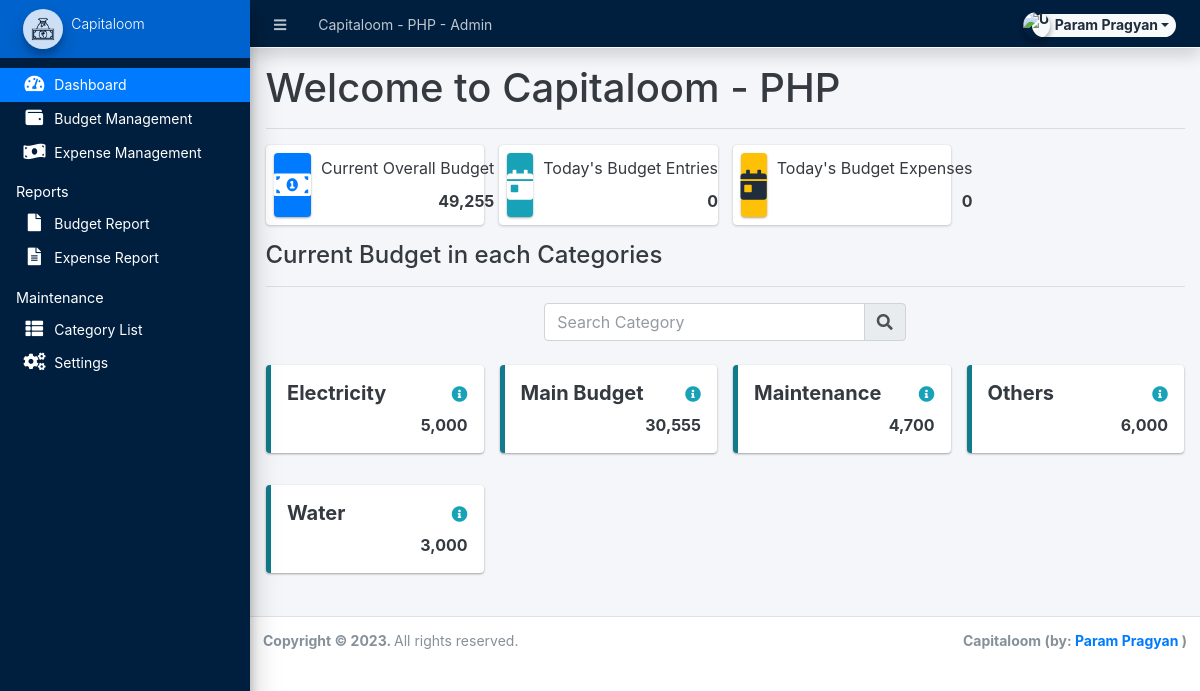
/admin/index.php (signed in), run on the app's committed database.
### tables this page shows
CREATE TABLE `categories` (
  `id` int(30) NOT NULL,
  `category` varchar(250) NOT NULL,
  `description` text DEFAULT NULL,
  `status` tinyint(1) NOT NULL DEFAULT 1,
  `balance` float NOT NULL DEFAULT 0,
  `date_created` datetime NOT NULL DEFAULT current_timestamp(),
  `date_updated` datetime DEFAULT NULL ON UPDATE current_timestamp()
);

### classes/DBConnection.php (called while the page is built, shortened)
<?php
class DBConnection{
    private $host = DB_SERVER;
    private $username = DB_USERNAME;
    private $password = DB_PASSWORD;
    private $database = DB_NAME;
    public $conn;
    public function __construct(){
        if (!isset($this->conn)) {
            $this->conn = new mysqli($this->host, $this->username, $this->password, $this->database);
        }
    }
}
?>

### classes/SystemSettings.php (called while the page is built, shortened)
<?php
class SystemSettings extends DBConnection{
	function info($field=''){
		if(!empty($field)){
			if(isset($_SESSION['system_info'][$field]))
				return $_SESSION['system_info'][$field];
			else
				return false;
		}else{
			return false;
		}
	}
}
$_settings = new SystemSettings();
?>

### admin/home.php (the view, shortened to what this page needs)
<h1>Welcome to <?php echo $_settings->info('name') ?></h1>
<hr>
<div class="row">
          <div class="col-12 col-sm-6 col-md-3">
            <div class="info-box">
              <span class="info-box-icon bg-primary elevation-1"><i class="fas fa-money-bill-alt"></i></span>
              <div class="info-box-content">
                <span class="info-box-text">Current Overall Budget</span>
                <span class="info-box-number text-right">
                  <?php
                    $cur_bul = $conn->query("SELECT sum(balance) as total FROM `categories` where status = 1 ")->fetch_assoc()['total'];
                    echo number_format($cur_bul);
                  ?>
                </span>
              </div>
            </div>
          </div>
          <div class="col-12 col-sm-6 col-md-3">
            <div class="info-box mb-3">
              <span class="info-box-icon bg-info elevation-1"><i class="fas fa-calendar-day"></i></span>
              <div class="info-box-content">
                <span class="info-box-text">Today's Budget Entries</span>
                <span class="info-box-number text-right">
                  <?php
                    $today_budget = $conn->query("SELECT sum(amount) as total FROM `running_balance` where category_id in (SELECT id FROM categories where status =1) and date(date_created) = '".(date("Y-m-d"))."' and balance_type = 1 ")->fetch_assoc()['total'];
                    echo number_format($today_budget);
                  ?>
                </span>
              </div>
            </div>
          </div>
          <div class="col-12 col-sm-6 col-md-3">
            <div class="info-box mb-3">
              <span class="info-box-icon bg-warning elevation-1"><i class="fas fa-calendar-day"></i></span>
              <div class="info-box-content">
                <span class="info-box-text">Today's Budget Expenses</span>
                <span class="info-box-number text-right">
                <?php
                    $today_expense = $conn->query("SELECT sum(amount) as total FROM `running_balance` where category_id in (SELECT id FROM categories where status =1) and date(date_created) = '".(date("Y-m-d"))."' and balance_type = 2 ")->fetch_assoc()['total'];
                    echo number_format($today_expense);
                  ?>
                </span>
              </div>
            </div>
          </div>
        </div>
<div class="row">
  <div class="col-lg-12">
    <h4>Current Budget in each Categories</h4>
    <hr>
  </div>
</div>
<div class="col-md-12 d-flex justify-content-center">
  <div class="input-group mb-3 col-md-5">
    <input type="text" class="form-control" id="search" placeholder="Search Category">
    <div class="input-group-append">
      <span class="input-group-text"><i class="fa fa-search"></i></span>
    </div>
  </div>
</div>
<div class="row row-cols-4 row-cols-sm-1 row-cols-md-4 row-cols-lg-4">
  <?php
  $categories = $conn->query("SELECT * FROM `categories` where status = 1 order by `category` asc ");
    while($row = $categories->fetch_assoc()):
  ?>
  <div class="col p-2 cat-items">
    <div class="callout callout-info">
      <span class="float-right ml-1">
        <button type="button" class="btn btn-secondary info-tooltip" data-toggle="tooltip" data-html="true" title='<?php echo (html_entity_decode($row['description'])) ?>'>
          <span class="fa fa-info-circle text-info"></span>
        </button>
      </span>
      <h5 class="mr-4"><b><?php echo $row['category'] ?></b></h5>
      <div class="d-flex justify-content-end">
        <b><?php echo number_format($row['balance']) ?></b>
      </div>
    </div>
  </div>
  <?php endwhile; ?>
</div>

### admin/home.php (style rules this page uses)
.info-tooltip,.info-tooltip:focus,.info-tooltip:hover { background:unset; border:unset; padding:unset; }

### data on the page
categories: category "Electricity", balance "5,000"
categories: category "Main Budget", balance "30,555"
categories: category "Maintenance", balance "4,700"
categories: category "Others", balance "6,000"
categories: category "Water", balance "3,000"

### other printed values
$_settings->info('name') "Capitaloom - PHP"
$_settings->userdata('firstname').' '.$_settings->userdata('lastname') "Param Pragyan"
$_settings->info('short_name') "Capitaloom"
$cur_bul "49,255"
$today_budget "0"
$today_expense "0"
